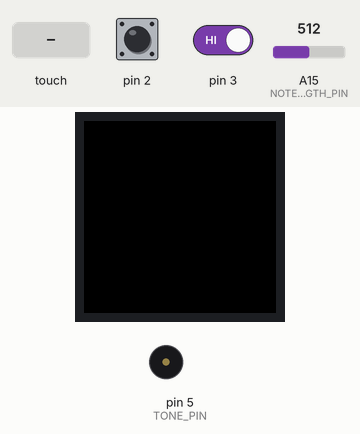
Recording of a sketch running on a simulated Arduino Mega 2560, built with avr-gcc and run on an emulated ATmega2560. Shown: 32×32 colour display, buzzer (waves = sounding). The inputs (shaded band) are chosen by the test bench; at power-on: A15 (NOTE_LENGTH_PIN) = 512, pin 3 HIGH, pin 2 HIGH. Random numbers use the default seed unless the sketch sets one; what the sketch prints to the serial monitor is not drawn.

Above: at 3.7 s.
3.8 s: touch panel pressed at 13 % / 10 % of its raw x / y range
At 5.0 s:
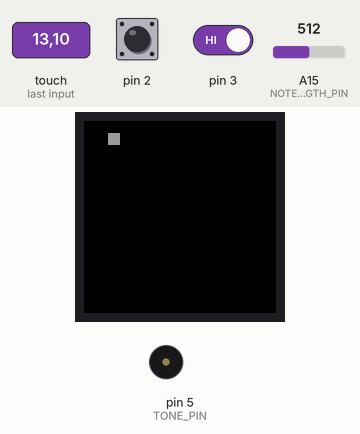
6.8 s: A15 (NOTE_LENGTH_PIN) set to 0
At 8.8 s:
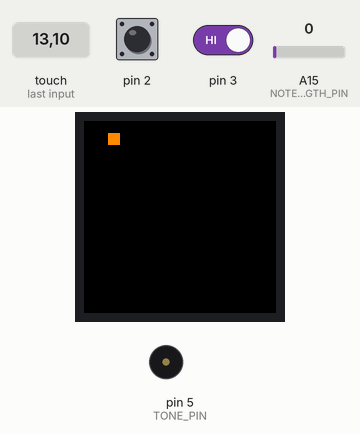
9.8 s: pin 3 driven LOW
At 11.0 s:
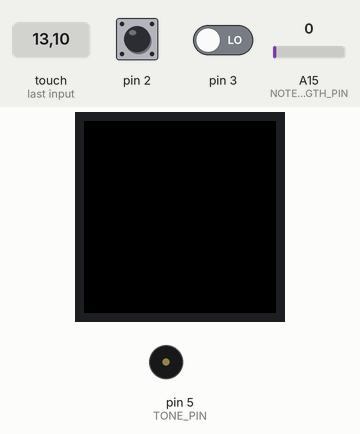
11.3 s: touch panel pressed at 38 % / 10 % of its raw x / y range
At 12.2 s:
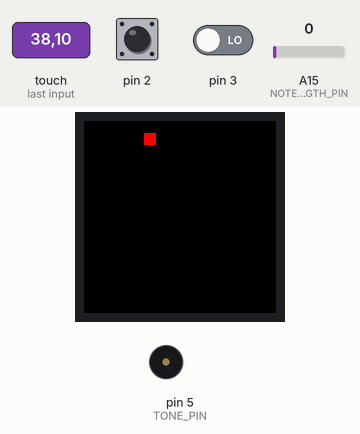
12.9 s: touch panel pressed at 38 % / 30 % of its raw x / y range
At 14.0 s:
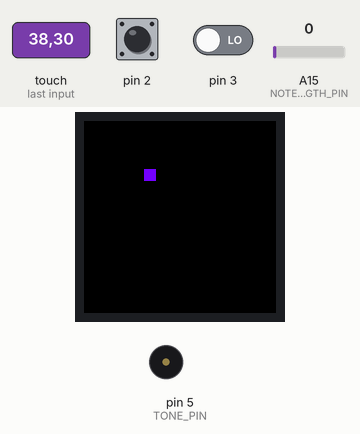
14.9 s: touch panel pressed at 62 % / 10 % of its raw x / y range
At 16.2 s:
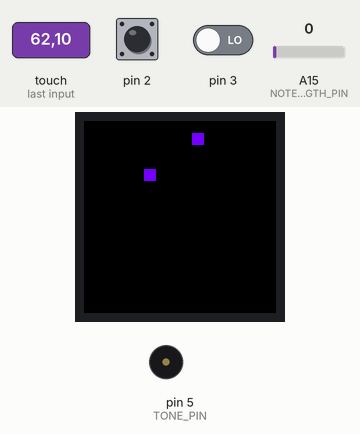
Timing chart, 0 to 17.5 s (numbered marks = the images above; inputs shaded):
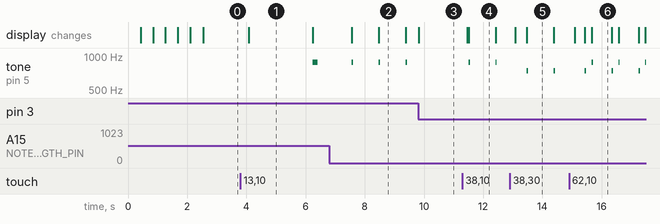

The sketch:

ToneduinoMatrix.ino
```cpp
/**********************************************/
/*** Original idea for the Toneduino Matrix ***/
/***    comes from the following source:    ***/
/***    http://tonematrix.audiotool.com/    ***/
/**********************************************/

/**************************/
/*** LIBRARIES INCLUDED ***/
/**************************/

#include <Adafruit_STMPE610.h>    // Source: https://github.com/adafruit/Adafruit_STMPE610
#include <Adafruit_GFX.h>         // Source: https://github.com/adafruit/Adafruit-GFX-Library
#include <RGBmatrixPanel.h>       // Source: https://github.com/adafruit/RGB-matrix-Panel
#include <Tone.h>
#include <Wire.h>
#include <SPI.h>

/****************************************/
/*** GLOBAL DEFINITIONS AND INSTANCES ***/
/****************************************/

/*** LED Matrix Definitions ***/

// Values required for initialization
#define CLK 11  // Use pin 8 by default, and pin 11 on the Mega
#define OE  9
#define LAT 10
#define A   A0
#define B   A1
#define C   A2
#define D   A3

// Color identifiers; Must be initialized after matrix is initialized
uint16_t RED;
uint16_t GREEN;
uint16_t BLUE;
uint16_t ORANGE;
uint16_t PURPLE;
uint16_t WHITE;
uint16_t BLACK;   // no color, in actuality

/*** Logical boards Definitions ***/
#define ROWS      16
#define COLUMNS   16

int activeTonesBoard[ROWS][COLUMNS];                // The logical representation of the activated positions of the board
int activeTonesInColumns[COLUMNS];                  // Stores the active index positions of every column; INACTIVE_TONE by default
uint16_t currentColorsOfTonesInColumns[COLUMNS];    // Stores the color of the active notes of every column; BLACK by default

#define ACTIVE_TONE       1        // Only for activeTonesBoard
#define INACTIVE_TONE     -1       // Only for activeTonesBoard
#define NO_TONE_SELECTED  -1       // Only for activeTonesInColumns

/*** Frequency and tone definitions ***/
#define TONE_PIN          5
#define NOTE_LENGTH_PIN   A15      // Analog pin that will be used as input for the user's desired note length

#define SLOWEST_NOTE_LENGTH   300
#define FASTEST_NOTE_LENGTH   50

int currentNoteLength;

const int tones[ROWS] = {NOTE_AS5,NOTE_A5,NOTE_GS5,NOTE_G5,NOTE_FS5,NOTE_F5,NOTE_E5,NOTE_DS5,NOTE_D5,NOTE_CS5,NOTE_C5,NOTE_B4,NOTE_AS4,NOTE_A4,NOTE_GS4,NOTE_G4};
//const int tones[ROWS] = {NOTE_C7,NOTE_A6,NOTE_G6,NOTE_F6,NOTE_D6,NOTE_C6,NOTE_A5,NOTE_G5,NOTE_F5,NOTE_D5,NOTE_C5,NOTE_A4,NOTE_G4,NOTE_F4,NOTE_D4,NOTE_C4,};

/*** Debounce values ***/
#define TOUCH_SCREEN_DELAY                      200
#define PAUSE_PLAY_BUTTON_LAST_PRESSED_DELAY    300
#define RESET_BUTTON_LAST_PRESSED_DELAY         300

/*** Volatile data instances ***/
volatile unsigned long lastTouchedScreenTime = 0;
volatile unsigned long lastPausePlayTouchTime = 0;
volatile unsigned long lastResetTouchTime = 0;
volatile boolean isPlaying = true;

/*** Interrupt definitions ***/
#define PAUSE_PLAY_INTERRUPT_NUMBER   0     // Considered to be Pin 2 on the Mega
#define RESET_INTERRUPT_NUMBER        1     // Considered to be Pin 3 on the Mega

/*** Creation of major global instances ***/
Tone tonePlayer;
Adafruit_STMPE610 touch = Adafruit_STMPE610();
RGBmatrixPanel matrix(A, B, C, D, CLK, LAT, OE, false);

void setup()
{
  Serial.begin(9600);
  Serial.println("");
  Serial.print("*** Start initialization ***");

  /*** LEDMatrix Initialization, Definitions, and Test Sequence ***/
  matrix.begin();
  RED = matrix.Color888(255,0,0);
  GREEN = matrix.Color888(0,255,0);
  BLUE = matrix.Color888(0,0,255);
  ORANGE = matrix.Color888(255,128,0);
  PURPLE = matrix.Color888(127,0,255);
  WHITE = matrix.Color888(150,150,150);
  BLACK = matrix.Color888(0,0,0);
  for(int i = 0; i < 6; ++i)
  {
    if (i == 1)       matrix.fillScreen(WHITE);
    else if (i == 1)  matrix.fillScreen(RED);
    else if (i == 2)  matrix.fillScreen(GREEN);
    else if (i == 3)  matrix.fillScreen(BLUE);
    else if (i == 4)  matrix.fillScreen(ORANGE);
    else if (i == 5)  matrix.fillScreen(PURPLE);
    delay(400);
  }
  matrix.fillScreen(BLACK);

  /*** Touch Screen Initialization ***/
  Serial.println("");
  if (!touch.begin()) Serial.print("STMPE not found!");
  else Serial.print("Waiting for touch sense");

  /*** Logical Tone Boards Initialization ***/
  for(int currCol = 0; currCol < COLUMNS; ++currCol)
  {
    activeTonesInColumns[currCol] = NO_TONE_SELECTED;
    currentColorsOfTonesInColumns[currCol] = BLACK;
    for(int currRow = 0; currRow < ROWS; ++currRow)
      activeTonesBoard[currRow][currCol] = INACTIVE_TONE;
  }

  /*** Tone Initialization ***/
  tonePlayer.begin(TONE_PIN);

  /*** Interrupt Attachment ***/
  attachInterrupt(PAUSE_PLAY_INTERRUPT_NUMBER, resolvePaused, FALLING);
  attachInterrupt(RESET_INTERRUPT_NUMBER, clearAllBoards, FALLING);

  Serial.println("");
  Serial.print("*** End initialization ***");
}

void loop()
{
  Serial.println("");
  Serial.print("*** Beginning of Board ***");
  for(int currCol = 0; currCol < COLUMNS; ++currCol)
  {
    Serial.println("");
    Serial.print("* Column ");
    Serial.print(currCol);
    Serial.print(" *");

    // Synchronization occurs once per column during normal playing conditions
    // Synchronizes action made on the touch screen with the LED matrix
    // Synchronizes any changes to the duration of a single note
    synchronizeLEDMatrixWithTouchScreenInput();
    resolveNoteLengthChanges();

    // This loops infinitely when the system is paused as per the user's request
    // Convenient because the program then implicitly knows where it stopped last
    while(!isPlaying)
    {
      // As indicated above, synchronization is required, even when paused
      synchronizeLEDMatrixWithTouchScreenInput();
      resolveNoteLengthChanges();
    }

    // Quick look at whether an active tone exists in the current column;
    // Avoids the extra step of looping through another dimension in the logical tone board
    int activeNoteInColumn = activeTonesInColumns[currCol];
    if (activeNoteInColumn !=  NO_TONE_SELECTED)
    {
      pulseLEDFromActiveTonesBoardPosition(activeNoteInColumn,currCol);
      playNote(tones[activeNoteInColumn], currentNoteLength);
    }

    // Invisible delay, for when no note is played for the current column
    else
    {
      delay(currentNoteLength);
    }

    // This extra delay makes a satisfying pause between
    // each note, making it clear that each one is distinct
    delay(currentNoteLength/8);
  }
}

void synchronizeLEDMatrixWithTouchScreenInput()
{
  // Checks if the screen is being touched and if enough time has passed
  // since the last synchronization step in order to do this one
  //
  // ****HOWEVER****
  //
  // In reality, these checks are somewhat moot when the user wants a slower rhythm because
  // the touch will only be registered by the Arduino when the system is not being delay()-ed
  //
  // Therefore, there will sometimes seem to be a lag between a user's touch
  // and the eventual synchronization with the LED matrix (if at all, in fact)
  //
  // What actually happens then is that when the user decided note length (x 1.125, because there
  // is also the between note delay) is less than TOUCH_SCREEN_DELAY, the user's touch will be
  // registered after TOUCH_SCREEN_DELAY milliseconds, but if the note length x 1.125 is bigger,
  // then it will be registered in note length x 1.125 milliseconds
  if ((millis() - lastTouchedScreenTime) > TOUCH_SCREEN_DELAY && touch.touched())
  {
    uint16_t x, y;
    uint8_t z;
    while (!touch.bufferEmpty())
      touch.readData(&x, &y, &z);

    // Sometimes, the touch screen reads an incredibly high value outside of its
    // possible pixel range (something like ~58,000), so this is one last safeguard
    // that prevents an incorrect update to the logical and LED matrices
    if (x < 4100 && y < 4100)
    {
      // Constraints in place to fit average outer bounds of touch screen
      // Values were found by trial and error, rather than actual calculation
      // Touch screen data values are not consistently precise enough
      int activateCurrentColumn = constrain(map(x,175,4000,0,16),0,15);
      int activateCurrentRow = constrain(map(y,325,3650,0,16),0,15);

      // Relevant information from logical boards is collected
      int isNoteInPositionActive = activeTonesBoard[activateCurrentRow][activateCurrentColumn];
      int activeRowInCurrentColumn = activeTonesInColumns[activateCurrentColumn];

      // If this position is already on (and must be turned off)
      if (isNoteInPositionActive == ACTIVE_TONE)
      {
        Serial.println("");
        Serial.print("Turning off coordinate (");
        Serial.print(activateCurrentRow);
        Serial.print(",");
        Serial.print(activateCurrentColumn);
        Serial.print(").");
        turnOffPositionInActiveTonesBoard(activateCurrentRow,activateCurrentColumn);
        turnOffLEDFromActiveTonesBoardPosition(activateCurrentRow,activateCurrentColumn);
      }
      // If this position is off, and there's another one active in this column
      else if(activeRowInCurrentColumn != NO_TONE_SELECTED)
      {
        Serial.println("");
        Serial.print("Changing active coordinate from (");
        Serial.print(activeRowInCurrentColumn);
        Serial.print(",");
        Serial.print(activateCurrentColumn);
        Serial.print(") to (");
        Serial.print(activateCurrentRow);
        Serial.print(",");
        Serial.print(activateCurrentColumn);
        Serial.print(").");
        turnOffPositionInActiveTonesBoard(activeRowInCurrentColumn,activateCurrentColumn);
        turnOffLEDFromActiveTonesBoardPosition(activeRowInCurrentColumn,activateCurrentColumn);
        turnOnPositionInActiveTonesBoard(activateCurrentRow,activateCurrentColumn);
        turnOnLEDFromActiveTonesBoardPosition(activateCurrentRow,activateCurrentColumn);
      }
      // If this position is off, and there are no other active positions in this column
      else
      {
        Serial.println("");
        Serial.print("Turning on coordinate (");
        Serial.print(activateCurrentRow);
        Serial.print(",");
        Serial.print(activateCurrentColumn);
        Serial.print(").");
        turnOnPositionInActiveTonesBoard(activateCurrentRow,activateCurrentColumn);
        turnOnLEDFromActiveTonesBoardPosition(activateCurrentRow,activateCurrentColumn);
      }
      lastTouchedScreenTime = millis();
    }
  }
}

/*** Music Function ***/

void playNote(int frequency, int duration)
{
  tonePlayer.play(frequency);
  delay(duration);
  tonePlayer.stop();
}

/*** Logical Tone Boards Functions ***/

void turnOnPositionInActiveTonesBoard(int row, int column)
{
  activeTonesBoard[row][column] = ACTIVE_TONE;
  activeTonesInColumns[column] = row;
  currentColorsOfTonesInColumns[column] = WHITE;
}

void turnOffPositionInActiveTonesBoard(int row, int column)
{
  activeTonesBoard[row][column] = INACTIVE_TONE;
  activeTonesInColumns[column] = NO_TONE_SELECTED;
  currentColorsOfTonesInColumns[column] = BLACK;
}

void togglePositionInActiveTonesBoard(int row, int column)
{
  if (activeTonesBoard[row][column] == ACTIVE_TONE)
    turnOffPositionInActiveTonesBoard(row,column);
  else
    turnOnPositionInActiveTonesBoard(row,column);
}

void clearActiveTonesBoard()
{
  for(int currCol = 0; currCol < COLUMNS; ++currCol)
  {
    activeTonesInColumns[currCol] = NO_TONE_SELECTED;
    currentColorsOfTonesInColumns[currCol] = BLACK;
    for(int currRow = 0; currRow < ROWS; ++currRow)
      activeTonesBoard[currRow][currCol] = INACTIVE_TONE;
  }
}

void printActiveTonesBoard()
{
  Serial.println("");
  for(int currRow = 0; currRow < ROWS; ++currRow)
  {
    for(int currCol = 0; currCol < COLUMNS; ++currCol)
      Serial.print(activeTonesBoard[currRow][currCol] + " ");
    Serial.println("");
  }
}

/*** LED Matrix Functions ***/

void drawTwoByTwoClusteredPixelsWithColor(int x, int y, uint16_t color)
{
  matrix.drawPixel(x,y,color);
  matrix.drawPixel(x,y+1,color);
  matrix.drawPixel(x+1,y,color);
  matrix.drawPixel(x+1,y+1,color);
}

void turnOnLEDFromActiveTonesBoardPosition(int row, int column)
{
  // The multiplication by two adjusts for the 16x16 to 32x32 adaptation
  drawTwoByTwoClusteredPixelsWithColor(column*2,row*2,WHITE);
}

void turnOffLEDFromActiveTonesBoardPosition(int row, int column)
{
  // The multiplication by two adjusts for the 16x16 to 32x32 adaptation
  drawTwoByTwoClusteredPixelsWithColor(column*2,row*2,BLACK);
}

void pulseLEDFromActiveTonesBoardPosition(int row, int column)
{
  uint16_t currentColor = currentColorsOfTonesInColumns[column];

  uint16_t randomOtherColor;
  if (currentColor == RED)
  {
    uint16_t otherColors[5] = {GREEN, BLUE, ORANGE, PURPLE, WHITE};
    randomOtherColor = otherColors[random(0,5)];
  }
  else if (currentColor == GREEN)
  {
    uint16_t otherColors[5] = {RED, BLUE, ORANGE, PURPLE, WHITE};
    randomOtherColor = otherColors[random(0,5)];
  }
  else if (currentColor == BLUE)
  {
    uint16_t otherColors[5] = {RED, GREEN, ORANGE, PURPLE, WHITE};
    randomOtherColor = otherColors[random(0,5)];
  }
  else if (currentColor == ORANGE)
  {
    uint16_t otherColors[5] = {RED, GREEN, BLUE, PURPLE, WHITE};
    randomOtherColor = otherColors[random(0,5)];
  }
  else if (currentColor == PURPLE)
  {
    uint16_t otherColors[5] = {RED, GREEN, BLUE, ORANGE, WHITE};
    randomOtherColor = otherColors[random(0,5)];
  }
  else if (currentColor == WHITE)
  {
    uint16_t otherColors[5] = {RED, GREEN, BLUE, ORANGE, PURPLE};
    randomOtherColor = otherColors[random(0,5)];
  }
  else
  {
    Serial.println("");
    Serial.print("Unexpected behavior.");
    uint16_t otherColors[6] = {RED, GREEN, BLUE, ORANGE, PURPLE, WHITE};
    randomOtherColor = otherColors[random(0,6)];
  }
  currentColorsOfTonesInColumns[column] = randomOtherColor;

  // The multiplication by two adjusts for the 16x16 to 32x32 adaptation
  drawTwoByTwoClusteredPixelsWithColor(column*2,row*2,randomOtherColor);
}

void clearLEDMatrix()
{
   matrix.fillScreen(BLACK);
}

/*** Note Length Function ***/

void resolveNoteLengthChanges()
{
  currentNoteLength = map(analogRead(NOTE_LENGTH_PIN), 0, 1023, FASTEST_NOTE_LENGTH, SLOWEST_NOTE_LENGTH);
}

/*** Interrupt Functions ***/

void clearAllBoards()
{
  if ((millis() - lastResetTouchTime) > RESET_BUTTON_LAST_PRESSED_DELAY)
  {
    clearActiveTonesBoard();
    clearLEDMatrix();
    Serial.println("");
    Serial.print("ToneMatrix has been cleared.");
    lastResetTouchTime = millis();
  }
}

void resolvePaused()
{
  if ((millis() - lastPausePlayTouchTime) > PAUSE_PLAY_BUTTON_LAST_PRESSED_DELAY)
  {
    isPlaying = (isPlaying ? false : true);
    Serial.println("");
    Serial.print("The ToneMatrix is now ");
    Serial.print((isPlaying ? "playing." : "paused."));
    lastPausePlayTouchTime = millis();
  }
}
```

Measured:
- after the input at 3.8 s, tone on pin 5 (TONE_PIN): silent → 880 Hz after 2.4 s, → silent 0.18 s later; the display: changes after 0.27 s (image 1)
- after the input at 11.3 s, tone on pin 5 (TONE_PIN): alternates 880 Hz for 0.05 s and silent for 0.86 s, starting after 0.21 s; the display: first changes after 0.15 s (image 4 shows a later state)
- what the display in image 1 shows lasts 2.1 s, from 4.1 s to 6.2 s
- what the display in image 2 shows lasts 0.9 s, from 8.5 s to 9.4 s
- what the display in image 6 shows lasts 0.6 s, from 15.7 s to 16.3 s
